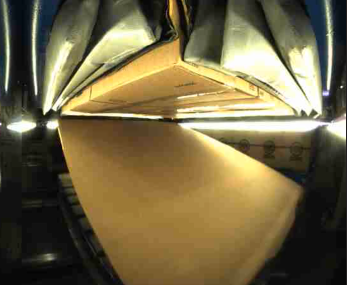
#> input picture Images/test.png, 347 x 285 px
$ python test.py
#> lines starting #> are read from the running program, lines starting #| are printed output that depends on the picture; after the words box and inside, x2 and y2 are one past the last pixel; in counts of white or black regions, pixels touching at a corner belong together
import cv2
import numpy as np
import matplotlib.pyplot as plt

# Load the image
image_path = "Images/test.png"  # Update with your actual image path
image = cv2.imread(image_path)
#> image is the input picture: shape (285, 347, 3); mean B, G, R 69.8, 103, 114.9
image_rgb = cv2.cvtColor(image, cv2.COLOR_BGR2RGB)
hsv = cv2.cvtColor(image, cv2.COLOR_BGR2HSV)
#> hsv: shape (285, 347, 3); mean H, S, V 27.1, 93.6, 116.5

# Define an adjusted brown color range (tuned for better detection)
lower_brown = np.array([5, 40, 40])
upper_brown = np.array([40, 255, 255])

# Create a mask for brown regions
mask = cv2.inRange(hsv, lower_brown, upper_brown)
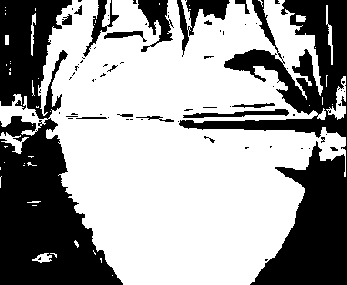
#> mask: shape (285, 347); 61.8% white; 76 black regions (58 under 20 px), largest, box (x1, y1, x2, y2) and area: (0, 0, 123, 285) 17905, (179, 0, 347, 285) 16066, (177, 0, 230, 57) 963

# Apply morphological operations to remove noise
kernel = np.ones((5, 5), np.uint8)
mask = cv2.morphologyEx(mask, cv2.MORPH_CLOSE, kernel)
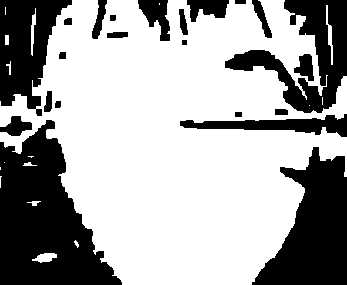
#> mask: shape (285, 347); 64.9% white; 22 black regions, largest, box (x1, y1, x2, y2) and area: (0, 120, 122, 285) 11737, (252, 147, 347, 285) 7695, (225, 0, 347, 113) 5363
mask = cv2.morphologyEx(mask, cv2.MORPH_OPEN, kernel)
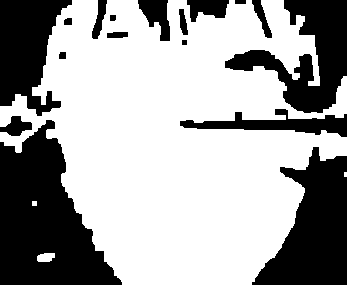
#> mask: shape (285, 347); 63.9% white; 17 black regions, largest, box (x1, y1, x2, y2) and area: (0, 120, 122, 285) 11894, (252, 147, 347, 285) 7730, (225, 0, 347, 113) 6047

# Apply Canny edge detection on the masked image
edges = cv2.Canny(mask, 50, 150)
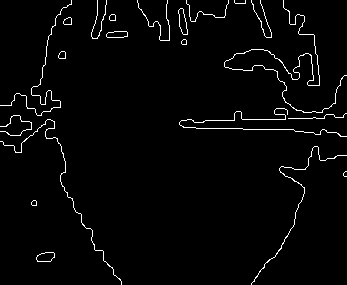
#> edges: shape (285, 347); 2.5% white in thin lines or dots

# Find contours from the edge-detected image
contours, _ = cv2.findContours(edges, cv2.RETR_EXTERNAL, cv2.CHAIN_APPROX_SIMPLE)
#> contours = 21 contours, 11 with area under 20; largest, box (x1, y1, x2, y2) and area: (178, 8, 188, 35) 146, (36, 252, 55, 262) 132, (106, 31, 128, 38) 112, (63, 17, 72, 25) 46, (58, 51, 66, 59) 42

# Function to find the largest contour
def find_largest_contour(contours):
    max_contour = None
    max_area = 0
    for contour in contours:
        area = cv2.contourArea(contour)
        if area > max_area:
            max_area = area
            max_contour = contour
#> this loop made 21 passes
#> (area, max_area) on passes 1, 14: (132.5, 132.5), (146, 146)
#> area on passes 2, 4, 9, 10, 11, 12: 22, 25, 42.5, 22, 112, 46.5
#> after the loop, max_area = 146; max_contour = contour of 23 points, box (x1, y1, x2, y2) (178, 8, 188, 35), area 146
    return max_contour

# Get the largest contour
largest_contour = find_largest_contour(contours)
#> largest_contour has the same summary as max_contour in find_largest_contour

# Approximate the contour to a quadrilateral
approx_quad = None
if largest_contour is not None:
    epsilon = 0.02 * cv2.arcLength(largest_contour, True)
#> epsilon = 1.26
    approx = cv2.approxPolyDP(largest_contour, epsilon, True)
#> approx = [[180, 8], [178, 10], [179, 26], [182, 33], [187, 34], [183, 9]]
    if len(approx) == 4:  # Ensure it's a quadrilateral
        approx_quad = approx

# Draw the detected quadrilateral
quad_filtered_image = image_rgb.copy()
if approx_quad is not None:
    cv2.drawContours(quad_filtered_image, [approx_quad], -1, (0, 0, 255), 3)  # Red outline

# Display results
fig, axes = plt.subplots(1, 4, figsize=(20, 5))
axes[0].imshow(image_rgb)
axes[0].set_title("Original Image")
axes[0].axis("off")

axes[1].imshow(mask, cmap="gray")
axes[1].set_title("Brown Color Mask")
axes[1].axis("off")

axes[2].imshow(edges, cmap="gray")
axes[2].set_title("Edge Detection")
axes[2].axis("off")

axes[3].imshow(quad_filtered_image)
axes[3].set_title("Final Quadrilateral")
axes[3].axis("off")

plt.show()
